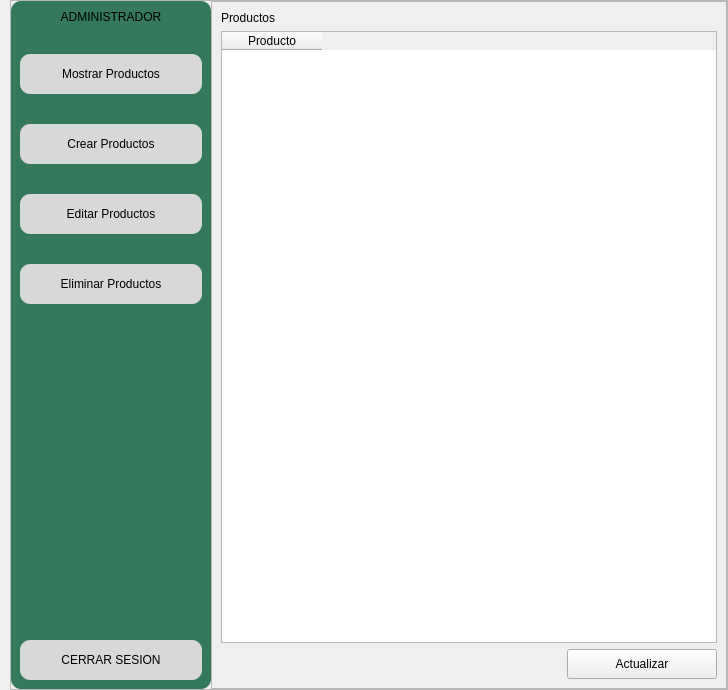
         <widget class="QWidget" name="pgMostrarProductoAdmin">
          <layout class="QHBoxLayout" name="horizontalLayout_74">
           <property name="spacing">
            <number>0</number>
           </property>
           <property name="leftMargin">
            <number>10</number>
           </property>
           <property name="topMargin">
            <number>0</number>
           </property>
           <property name="rightMargin">
            <number>0</number>
           </property>
           <property name="bottomMargin">
            <number>0</number>
           </property>
           <item>
            <widget class="QFrame" name="frame_35">
             <property name="frameShape">
              <enum>QFrame::StyledPanel</enum>
             </property>
             <property name="frameShadow">
              <enum>QFrame::Raised</enum>
             </property>
             <layout class="QHBoxLayout" name="horizontalLayout_72">
              <property name="spacing">
               <number>0</number>
              </property>
              <property name="leftMargin">
               <number>0</number>
              </property>
              <property name="topMargin">
               <number>0</number>
              </property>
              <property name="rightMargin">
               <number>0</number>
              </property>
              <property name="bottomMargin">
               <number>0</number>
              </property>
              <item>
               <widget class="QFrame" name="frame_38">
                <property name="minimumSize">
                 <size>
                  <width>200</width>
                  <height>0</height>
                 </size>
                </property>
                <property name="maximumSize">
                 <size>
                  <width>200</width>
                  <height>16777215</height>
                 </size>
                </property>
                <property name="styleSheet">
                 <string notr="true">background-color: #35795c;
border-radius:10px;</string>
                </property>
                <property name="frameShape">
                 <enum>QFrame::StyledPanel</enum>
                </property>
                <property name="frameShadow">
                 <enum>QFrame::Raised</enum>
                </property>
                <layout class="QVBoxLayout" name="verticalLayout_42">
                 <property name="spacing">
                  <number>30</number>
                 </property>
                 <item>
                  <widget class="QLabel" name="label_66">
                   <property name="styleSheet">
                    <string notr="true">font: 87 11pt &quot;Arial Black&quot;;</string>
                   </property>
                   <property name="text">
                    <string>ADMINISTRADOR</string>
                   </property>
                   <property name="alignment">
                    <set>Qt::AlignCenter</set>
                   </property>
                  </widget>
                 </item>
                 <item>
                  <widget class="QPushButton" name="btnMostrarProductoAdmin1">
                   <property name="minimumSize">
                    <size>
                     <width>0</width>
                     <height>40</height>
                    </size>
                   </property>
                   <property name="styleSheet">
                    <string notr="true">QPushButton{
background-color: #d8d8d9;
font: 87 10pt &quot;Arial Black&quot;;
color: rgb(0, 0, 0);
border-radius:10px;

}

QPushButton:hover{
background-color: #c8c8c9;
color: rgb(0, 0, 0);
border-radius:10px;
}</string>
                   </property>
                   <property name="text">
                    <string>Mostrar Productos</string>
                   </property>
                  </widget>
                 </item>
                 <item>
                  <widget class="QPushButton" name="btnCrearProductoAdmin1">
                   <property name="minimumSize">
                    <size>
                     <width>0</width>
                     <height>40</height>
                    </size>
                   </property>
                   <property name="styleSheet">
                    <string notr="true">QPushButton{
background-color: #d8d8d9;
font: 87 10pt &quot;Arial Black&quot;;
color: rgb(0, 0, 0);
border-radius:10px;

}

QPushButton:hover{
background-color: #c8c8c9;
color: rgb(0, 0, 0);
border-radius:10px;
}</string>
                   </property>
                   <property name="text">
                    <string>Crear Productos</string>
                   </property>
                  </widget>
                 </item>
                 <item>
                  <widget class="QPushButton" name="btnEditarProductoAdmin1">
                   <property name="minimumSize">
                    <size>
                     <width>0</width>
                     <height>40</height>
                    </size>
                   </property>
                   <property name="styleSheet">
                    <string notr="true">QPushButton{
background-color: #d8d8d9;
font: 87 10pt &quot;Arial Black&quot;;
color: rgb(0, 0, 0);
border-radius:10px;

}

QPushButton:hover{
background-color: #c8c8c9;
color: rgb(0, 0, 0);
border-radius:10px;
}</string>
                   </property>
                   <property name="text">
                    <string>Editar Productos</string>
                   </property>
                  </widget>
                 </item>
                 <item>
                  <widget class="QPushButton" name="btnEliminarProductoAdmin1">
                   <property name="minimumSize">
                    <size>
                     <width>0</width>
                     <height>40</height>
                    </size>
                   </property>
                   <property name="styleSheet">
                    <string notr="true">QPushButton{
background-color: #d8d8d9;
font: 87 10pt &quot;Arial Black&quot;;
color: rgb(0, 0, 0);
border-radius:10px;

}

QPushButton:hover{
background-color: #c8c8c9;
color: rgb(0, 0, 0);
border-radius:10px;
}</string>
                   </property>
                   <property name="text">
                    <string>Eliminar Productos</string>
                   </property>
                  </widget>
                 </item>
                 <item>
                  <spacer name="verticalSpacer_56">
                   <property name="orientation">
                    <enum>Qt::Vertical</enum>
                   </property>
                   <property name="sizeHint" stdset="0">
                    <size>
                     <width>20</width>
                     <height>306</height>
                    </size>
                   </property>
                  </spacer>
                 </item>
                 <item>
                  <widget class="QPushButton" name="btnCerrarSesionAdmin1_9">
                   <property name="minimumSize">
                    <size>
                     <width>0</width>
                     <height>40</height>
                    </size>
                   </property>
                   <property name="styleSheet">
                    <string notr="true">QPushButton{
background-color: #d8d8d9;
font: 87 9pt &quot;Arial Black&quot;;
color: rgb(0, 0, 0);
border-radius:10px;

}

QPushButton:hover{
background-color: #c8c8c9;
color: rgb(0, 0, 0);
border-radius:10px;
}</string>
                   </property>
                   <property name="text">
                    <string>CERRAR SESION</string>
                   </property>
                   <property name="icon">
                    <iconset>
                     <normaloff>Imagenes/logo cerrar sesion.png</normaloff>Imagenes/logo cerrar sesion.png</iconset>
                   </property>
                  </widget>
                 </item>
                </layout>
               </widget>
              </item>
              <item>
               <widget class="QFrame" name="frame_39">
                <property name="frameShape">
                 <enum>QFrame::StyledPanel</enum>
                </property>
                <property name="frameShadow">
                 <enum>QFrame::Raised</enum>
                </property>
                <layout class="QVBoxLayout" name="verticalLayout_43">
                 <item>
                  <widget class="QLabel" name="label_68">
                   <property name="styleSheet">
                    <string notr="true">font: 87 16pt &quot;Arial Black&quot;;</string>
                   </property>
                   <property name="text">
                    <string>Productos</string>
                   </property>
                  </widget>
                 </item>
                 <item>
                  <widget class="QTableWidget" name="tableProductosAdmin">
                   <column>
                    <property name="text">
                     <string>Producto</string>
                    </property>
                   </column>
                  </widget>
                 </item>
                 <item>
                  <layout class="QHBoxLayout" name="horizontalLayout_73">
                   <item>
                    <widget class="QLabel" name="labelInfoMostrarProductosAdmin">
                     <property name="minimumSize">
                      <size>
                       <width>300</width>
                       <height>30</height>
                      </size>
                     </property>
                     <property name="styleSheet">
                      <string notr="true">font: 87 10pt &quot;Arial Black&quot;;</string>
                     </property>
                     <property name="text">
                      <string/>
                     </property>
                    </widget>
                   </item>
                   <item>
                    <spacer name="horizontalSpacer_38">
                     <property name="orientation">
                      <enum>Qt::Horizontal</enum>
                     </property>
                     <property name="sizeHint" stdset="0">
                      <size>
                       <width>40</width>
                       <height>20</height>
                      </size>
                     </property>
                    </spacer>
                   </item>
                   <item>
                    <widget class="QPushButton" name="btnActualizarTableProductosAdmin">
                     <property name="minimumSize">
                      <size>
                       <width>150</width>
                       <height>30</height>
                      </size>
                     </property>
                     <property name="maximumSize">
                      <size>
                       <width>150</width>
                       <height>30</height>
                      </size>
                     </property>
                     <property name="styleSheet">
                      <string notr="true">font: 87 13pt &quot;Arial Black&quot;;
color: rgb(0, 0, 0);</string>
                     </property>
                     <property name="text">
                      <string>Actualizar</string>
                     </property>
                    </widget>
                   </item>
                  </layout>
                 </item>
                </layout>
               </widget>
              </item>
             </layout>
            </widget>
           </item>
          </layout>
         </widget>
